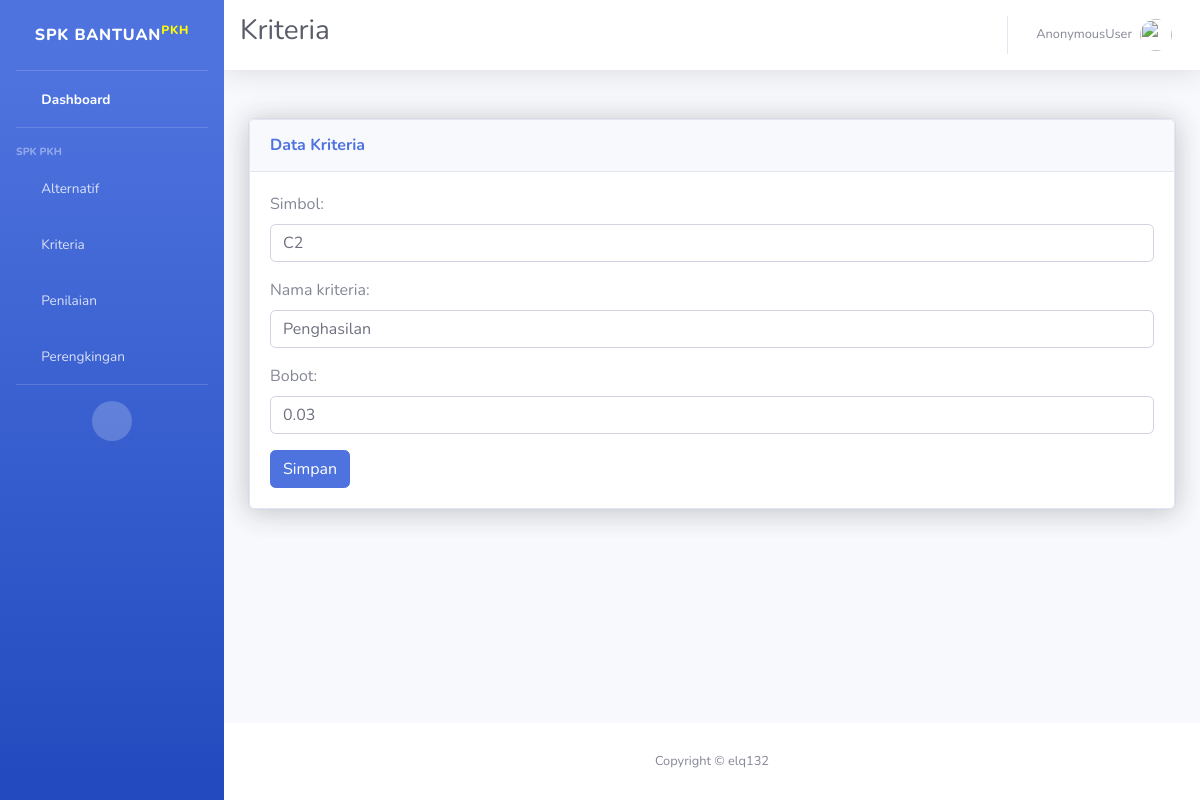
The page /dashboard/upkriteria/2 on the database as committed earlier.
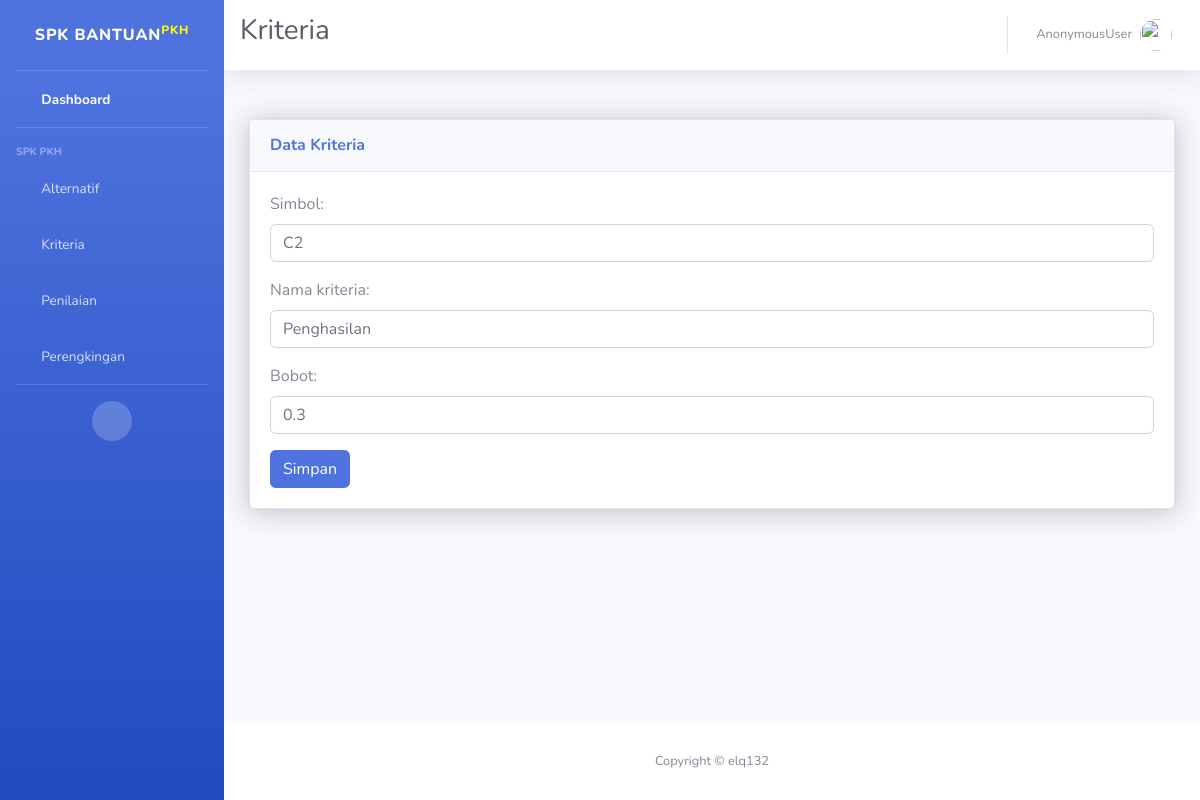
The same page on the database as committed later.
### SPK/models.py (models this page shows, shortened)
class Kriteria(models.Model):
    simbol          = models.CharField(max_length=50)
    nama_kriteria   = models.CharField(max_length=50)
    bobot           = models.FloatField()

### SPK/views.py (the view)
# urls.py: path('upkriteria/<int:id>', views.kriteria_update, name='upkriteria'),
def kriteria_update(request, id):
    kriteria = get_object_or_404(Kriteria, id=id)
    if request.method == 'POST':
        form = KriteriaForm(request.POST, instance=kriteria)
        if form.is_valid():
            form.save()
            return redirect('data:kriteria')
    else:
        form = KriteriaForm(instance=kriteria)
    return render(request, 'kriteria_form.html', {'form': form})

### SPK/forms.py
class KriteriaForm(forms.ModelForm):
    class Meta:
        model = Kriteria
        fields = '__all__'
        widgets = {
            'simbol': forms.TextInput(attrs={'class': 'form-control'}),
            'nama_kriteria': forms.TextInput(attrs={'class': 'form-control'}),
            'bobot': forms.NumberInput(attrs={'class': 'form-control'}),
        }

### templates/kriteria_form.html (shortened to what the changed rows need)
{%load static%}
<!DOCTYPE html>
<html lang="en">
<head>
    <link href="{%static 'vendor/fontawesome-free/css/all.min.css'%}" rel="stylesheet" type="text/css">
    <link href="{%static 'css/sb-admin-2.min.css'%}" rel="stylesheet">
</head>
<body id="page-top">
    <div id="wrapper">
        <div id="content-wrapper" class="d-flex flex-column">
            <div id="content">
                <nav class="navbar navbar-expand navbar-light bg-white topbar mb-4 static-top shadow">
                    <div class=""><h1 class="h3 mb-0 text-gray-800">Kriteria<h1></div>
                </nav>
                <div class="container-fluid">
                    <div class="row">
                        <div class="col-xl-12 col-lg-9">
                            <div class="card shadow mb-4">
                                <div class="card shadow">
                                    <div class="card-body ">
                                        <form method="POST">
                                            {{ form.as_p }}
                                          </form>
                                    </div>
                                </div>
                            </div>
                        </div>
                    </div>
                </div>
            </div>
        </div>
    </div>
</body>
</html>

Rows that differ between the two databases and show on the page:
changed Kriteria "Penghasilan": bobot "0.03" → "0.3"
